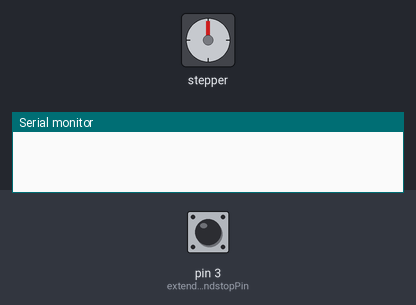
This sketch was run on a simulated Arduino Uno, built with avr-gcc and run on an emulated ATmega328P. Shown: stepper motor, the last lines printed to the serial monitor. The test bench sets the inputs (shaded band); at power-on: pin 3 (extendedEndstopPin) HIGH. Stepper angles assume 200 steps per turn.

Above: at 0.1 s.
At 6.1 s:
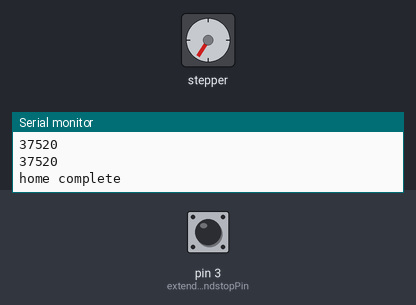
Timing chart, 0 to 40.0 s (numbered marks = the images above):
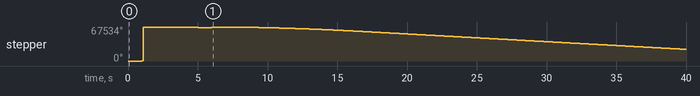

Measured:
- by itself, stepper: turns 67534° clockwise in 0.10 s, then 1078° counter-clockwise in 4.7 s, then 1078° clockwise in 0.00 s, then 44457° counter-clockwise in 33.9 s

The sketch:

StepperTestWithEndstops.ino
```cpp
// (licence header left out)
#include <AccelStepper.h>

const int retractedEndstopPin = 2;
const int extendedEndstopPin = 3;
const int stepperPulsePin = 5;
const int stepperDirectionPin = 6;
const int stepperEnablePin = 7;
const int stepperAlarmPin = 8;

bool homed = false;
const int maxSpeed = 1000;
const int homeSpeed = 250;
const int acceleration = 100;
const int maxDist = 938;       //mm
const int endstopBackoff = 15;  //mm

// Define a stepper and the pins it will use
// not using default 4 wires setup, but instead using step, direction, and enable pins
AccelStepper stepper(AccelStepper::DRIVER, stepperPulsePin, stepperDirectionPin);

void setup() {
  delay(1000);
  Serial.begin(9600);

  pinMode(retractedEndstopPin, INPUT_PULLUP);
  pinMode(extendedEndstopPin, INPUT_PULLUP);

  // Change these to suit your stepper if you want
  stepper.setEnablePin(stepperEnablePin);
  stepper.setPinsInverted(false, false, true);
  stepper.enableOutputs();
  stepper.setAcceleration(acceleration);

  homeMachine();

  stepper.setMaxSpeed(maxSpeed);
}

void loop() {
  retractMachine();
  extendMachine();

  if (stepper.distanceToGo() == 0) {
    stepper.disableOutputs();
  }
}

long distToSteps(int distance) {
  Serial.println(distance);
  float stepsToMM = (200 * 1) / 5;
  long convertedDistance = distance * stepsToMM;
  Serial.println(convertedDistance);
  return convertedDistance;
}

void retractMachine() {
  stepper.moveTo(0);
  while (stepper.distanceToGo() != 0) {
    stepper.run();
  }
}

void extendMachine() {
  stepper.moveTo(distToSteps(maxDist));
  while (stepper.distanceToGo() != 0) {
    stepper.run();
  }
}

void homeMachine() {
  Serial.println("homing machine");

  stepper.setMaxSpeed(homeSpeed);
  stepper.setCurrentPosition(0);
  Serial.println(stepper.currentPosition());
  stepper.moveTo(distToSteps(maxDist + 10));

  Serial.println("moving to endstop");
  while (!homed) {
    stepper.run();

    if (digitalRead(extendedEndstopPin) == HIGH) {
      Serial.println("endstop hit");

      stepper.setCurrentPosition(distToSteps(maxDist));
      stepper.moveTo(stepper.currentPosition() - distToSteps(endstopBackoff));

      while (stepper.distanceToGo() != 0) {
        stepper.run();
      }

      stepper.setCurrentPosition(distToSteps(maxDist));
      stepper.moveTo(stepper.currentPosition());
      Serial.println(stepper.currentPosition());

      homed = true;
    }
  }
  Serial.println("home complete");
}
```
